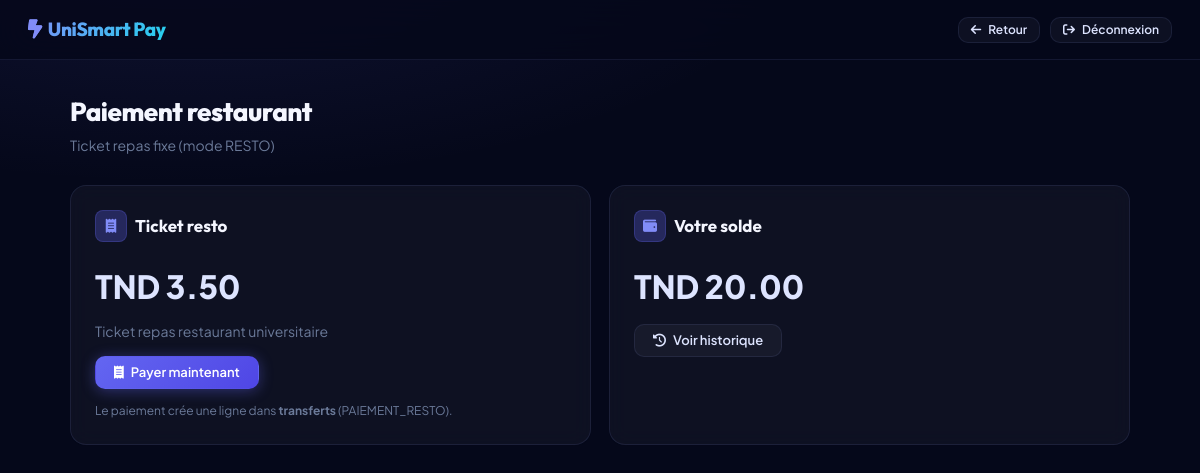
Page /web/etudiant/paiement_resto.php (signed in) on the committed database.
### tables this page shows
CREATE TABLE config_resto (
	id              INT AUTO_INCREMENT PRIMARY KEY,
	prix_ticket     DECIMAL(10,2) NOT NULL DEFAULT 3.50,
	description     VARCHAR(200),
	actif           TINYINT(1)   NOT NULL DEFAULT 1,
	updated_at      TIMESTAMP    NOT NULL DEFAULT CURRENT_TIMESTAMP ON UPDATE CURRENT_TIMESTAMP,
	updated_by      INT,
	FOREIGN KEY (updated_by) REFERENCES admins(id_admin) ON DELETE SET NULL
);

CREATE TABLE comptes (
	id_compte       INT AUTO_INCREMENT PRIMARY KEY,
	id_etudiant     INT          NOT NULL UNIQUE,
	solde           DECIMAL(10,2) NOT NULL DEFAULT 0.00,
	solde_bloque    DECIMAL(10,2) NOT NULL DEFAULT 0.00,           
	updated_at      TIMESTAMP    NOT NULL DEFAULT CURRENT_TIMESTAMP ON UPDATE CURRENT_TIMESTAMP,
	FOREIGN KEY (id_etudiant) REFERENCES etudiants(id_etudiant)
);

### web/etudiant/paiement_resto.php (the view, shortened to what this page needs)
<?php
$pdo = db();
$etudiantId = (int)$_SESSION['etudiant_id'];
$cfgStmt = $pdo->prepare('SELECT prix_ticket, description FROM config_resto WHERE actif = 1 ORDER BY updated_at DESC LIMIT 1');
$cfgStmt->execute();
$cfg = $cfgStmt->fetch();
$prixTicket = (float)($cfg['prix_ticket'] ?? 0.0);
$descTicket = (string)($cfg['description'] ?? 'Ticket repas');
$accStmt = $pdo->prepare('SELECT id_compte, solde FROM comptes WHERE id_etudiant = :id LIMIT 1');
$accStmt->execute([':id' => $etudiantId]);
$acc = $accStmt->fetch();
$soldeActuel = (float)($acc['solde'] ?? 0.0);
require_once __DIR__ . '/../includes/header.php';
?>
<div class="topbar">
  <div class="brand"><i class="fa-solid fa-bolt-lightning"></i><?php echo htmlspecialchars(APP_NAME); ?></div>
  <div class="topbar-right">
    <a class="btn btn-sm" href="<?php echo htmlspecialchars(BASE_URL); ?>/etudiant/dashboard.php"><i class="fa-solid fa-arrow-left"></i> Retour</a>
    <a class="btn btn-sm" href="<?php echo htmlspecialchars(BASE_URL); ?>/etudiant/logout.php"><i class="fa-solid fa-arrow-right-from-bracket"></i> Déconnexion</a>
  </div>
</div>
<div class="container">
  <div class="page-header">
    <h1 class="h1">Paiement restaurant</h1>
    <div class="text-muted" style="margin-top:6px;">Ticket repas fixe (mode RESTO)</div>
  </div>
  <div class="grid">
    <div class="card col-6">
      <div class="card-title"><i class="fa-solid fa-receipt"></i> Ticket resto</div>
      <div style="font-size:32px;font-weight:800;margin-top:6px;">TND <?php echo number_format($prixTicket, 2, '.', ' '); ?></div>
      <div style="margin-top:8px;color:var(--muted);"><?php echo htmlspecialchars($descTicket); ?></div>
      <div style="margin-top:12px;">
        <form method="post" action="">
          <button class="btn btn-primary" type="submit"><i class="fa-solid fa-receipt"></i> Payer maintenant</button>
        </form>
      </div>
      <div style="margin-top:12px;color:var(--muted);font-size:12px;">Le paiement crée une ligne dans <b>transferts</b> (PAIEMENT_RESTO).</div>
    </div>
    <div class="card col-6">
      <div class="card-title"><i class="fa-solid fa-wallet"></i> Votre solde</div>
      <div style="font-size:32px;font-weight:800;margin-top:6px;">TND <?php echo number_format($soldeActuel, 2, '.', ' '); ?></div>
      <div style="margin-top:12px;">
        <a class="btn" href="<?php echo htmlspecialchars(BASE_URL); ?>/etudiant/historique.php"><i class="fa-solid fa-clock-rotate-left"></i> Voir historique</a>
      </div>
    </div>
  </div>
</div>
<?php require_once __DIR__ . '/../includes/footer.php'; ?>

### assets/css/style.css (style rules this page uses)
:root { --bg: #0f1117; --sidebar: #1a1d27; --card: #1e2130; --border: #2a2d3e; --primary: #6c63ff; --success: #22c55e; --danger: #ef4444; --warning: #f59e0b; --text: #e2e8f0; --muted: #94a3b8; }
* { box-sizing: border-box; }
body { margin: 0; font-family: Inter, system-ui, -apple-system, Segoe UI, Roboto, Arial, sans-serif; background: var(--bg); color: var(--text); }
a { color: inherit; text-decoration: none; }
.container { max-width: 1100px; margin: 0 auto; padding: 24px; }
.topbar { display: flex; align-items: center; justify-content: space-between; gap: 16px; padding: 16px 24px; background: var(--sidebar); border-bottom: 1px solid var(--border); }
.brand { font-weight: 700; letter-spacing: 0.2px; }
.card { background: var(--card); border: 1px solid var(--border); border-radius: 12px; padding: 16px; }
.grid { display: grid; grid-template-columns: repeat(12, 1fr); gap: 16px; }
.col-6 { grid-column: span 6; }
.h1 { font-size: 28px; margin: 0 0 12px; }
.btn { display: inline-flex; align-items: center; justify-content: center; gap: 10px; padding: 12px 14px; border-radius: 10px; border: 1px solid var(--border); cursor: pointer; font-weight: 600; background: #121522; color: var(--text); }
.btn-primary { background: var(--primary); border-color: transparent; }

### rows in the picture
config_resto: prix_ticket "3.50", description "Ticket repas restaurant universitaire"
comptes: solde "20.00"

### other values in the picture
APP_NAME "UniSmart Pay"
